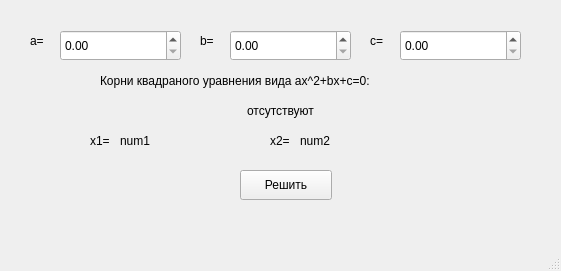
<?xml version="1.0" encoding="UTF-8"?>
<ui version="4.0">
 <class>MainWindow</class>
 <widget class="QMainWindow" name="MainWindow">
  <property name="geometry">
   <rect>
    <x>0</x>
    <y>0</y>
    <width>561</width>
    <height>271</height>
   </rect>
  </property>
  <property name="windowTitle">
   <string>Решение квадратного уравнения</string>
  </property>
  <widget class="QWidget" name="centralwidget">
   <widget class="QLabel" name="a_label">
    <property name="geometry">
     <rect>
      <x>30</x>
      <y>30</y>
      <width>68</width>
      <height>22</height>
     </rect>
    </property>
    <property name="text">
     <string>a=</string>
    </property>
   </widget>
   <widget class="QLabel" name="b_label">
    <property name="geometry">
     <rect>
      <x>200</x>
      <y>30</y>
      <width>68</width>
      <height>22</height>
     </rect>
    </property>
    <property name="text">
     <string>b=</string>
    </property>
   </widget>
   <widget class="QLabel" name="c_label">
    <property name="geometry">
     <rect>
      <x>370</x>
      <y>30</y>
      <width>68</width>
      <height>22</height>
     </rect>
    </property>
    <property name="text">
     <string>c=</string>
    </property>
   </widget>
   <widget class="QLabel" name="descrption">
    <property name="geometry">
     <rect>
      <x>100</x>
      <y>70</y>
      <width>381</width>
      <height>22</height>
     </rect>
    </property>
    <property name="text">
     <string>Корни квадраного уравнения вида ax^2+bx+c=0:</string>
    </property>
   </widget>
   <widget class="QLabel" name="answer">
    <property name="geometry">
     <rect>
      <x>90</x>
      <y>100</y>
      <width>381</width>
      <height>22</height>
     </rect>
    </property>
    <property name="text">
     <string>отсутствуют</string>
    </property>
    <property name="alignment">
     <set>Qt::AlignCenter</set>
    </property>
   </widget>
   <widget class="QLabel" name="x1_label">
    <property name="geometry">
     <rect>
      <x>90</x>
      <y>130</y>
      <width>31</width>
      <height>22</height>
     </rect>
    </property>
    <property name="text">
     <string>x1=</string>
    </property>
   </widget>
   <widget class="QLabel" name="x2_label">
    <property name="geometry">
     <rect>
      <x>270</x>
      <y>130</y>
      <width>31</width>
      <height>22</height>
     </rect>
    </property>
    <property name="text">
     <string>x2=</string>
    </property>
   </widget>
   <widget class="QLabel" name="x1_num">
    <property name="geometry">
     <rect>
      <x>120</x>
      <y>130</y>
      <width>91</width>
      <height>22</height>
     </rect>
    </property>
    <property name="text">
     <string>num1</string>
    </property>
   </widget>
   <widget class="QLabel" name="x2_num">
    <property name="geometry">
     <rect>
      <x>300</x>
      <y>130</y>
      <width>91</width>
      <height>22</height>
     </rect>
    </property>
    <property name="text">
     <string>num2</string>
    </property>
   </widget>
   <widget class="QPushButton" name="Act_Button">
    <property name="geometry">
     <rect>
      <x>240</x>
      <y>170</y>
      <width>92</width>
      <height>30</height>
     </rect>
    </property>
    <property name="text">
     <string>Решить</string>
    </property>
   </widget>
   <widget class="QDoubleSpinBox" name="a_SpinBox">
    <property name="geometry">
     <rect>
      <x>60</x>
      <y>30</y>
      <width>121</width>
      <height>31</height>
     </rect>
    </property>
    <property name="minimumSize">
     <size>
      <width>0</width>
      <height>0</height>
     </size>
    </property>
   </widget>
   <widget class="QDoubleSpinBox" name="b_SpinBox">
    <property name="geometry">
     <rect>
      <x>230</x>
      <y>30</y>
      <width>121</width>
      <height>31</height>
     </rect>
    </property>
    <property name="minimumSize">
     <size>
      <width>0</width>
      <height>0</height>
     </size>
    </property>
   </widget>
   <widget class="QDoubleSpinBox" name="c_SpinBox">
    <property name="geometry">
     <rect>
      <x>400</x>
      <y>30</y>
      <width>121</width>
      <height>31</height>
     </rect>
    </property>
    <property name="minimumSize">
     <size>
      <width>0</width>
      <height>0</height>
     </size>
    </property>
   </widget>
  </widget>
  <widget class="QMenuBar" name="menubar">
   <property name="geometry">
    <rect>
     <x>0</x>
     <y>0</y>
     <width>561</width>
     <height>27</height>
    </rect>
   </property>
  </widget>
  <widget class="QStatusBar" name="statusbar"/>
 </widget>
 <resources/>
 <connections/>
</ui>
